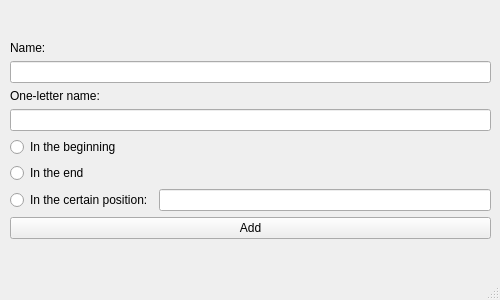
<?xml version="1.0" encoding="UTF-8"?>
<ui version="4.0">
 <class>add_acid_window</class>
 <widget class="QMainWindow" name="add_acid_window">
  <property name="geometry">
   <rect>
    <x>0</x>
    <y>0</y>
    <width>500</width>
    <height>300</height>
   </rect>
  </property>
  <property name="minimumSize">
   <size>
    <width>500</width>
    <height>0</height>
   </size>
  </property>
  <property name="maximumSize">
   <size>
    <width>500</width>
    <height>300</height>
   </size>
  </property>
  <property name="windowTitle">
   <string>MainWindow</string>
  </property>
  <widget class="QWidget" name="centralwidget">
   <widget class="QWidget" name="verticalLayoutWidget">
    <property name="geometry">
     <rect>
      <x>10</x>
      <y>14</y>
      <width>481</width>
      <height>225</height>
     </rect>
    </property>
    <layout class="QVBoxLayout" name="verticalLayout">
     <item>
      <spacer name="verticalSpacer">
       <property name="orientation">
        <enum>Qt::Vertical</enum>
       </property>
       <property name="sizeHint" stdset="0">
        <size>
         <width>20</width>
         <height>40</height>
        </size>
       </property>
      </spacer>
     </item>
     <item>
      <widget class="QLabel" name="label">
       <property name="text">
        <string>Name:</string>
       </property>
      </widget>
     </item>
     <item>
      <widget class="QLineEdit" name="lineEdit"/>
     </item>
     <item>
      <widget class="QLabel" name="label_2">
       <property name="text">
        <string>One-letter name:</string>
       </property>
      </widget>
     </item>
     <item>
      <widget class="QLineEdit" name="lineEdit_3"/>
     </item>
     <item>
      <widget class="QRadioButton" name="radioButton">
       <property name="text">
        <string>In the beginning</string>
       </property>
      </widget>
     </item>
     <item>
      <widget class="QRadioButton" name="radioButton_2">
       <property name="text">
        <string>In the end</string>
       </property>
      </widget>
     </item>
     <item>
      <layout class="QHBoxLayout" name="horizontalLayout">
       <item>
        <widget class="QRadioButton" name="radioButton_3">
         <property name="text">
          <string>In the certain position:</string>
         </property>
        </widget>
       </item>
       <item>
        <widget class="QLineEdit" name="lineEdit_2"/>
       </item>
      </layout>
     </item>
     <item>
      <widget class="QPushButton" name="pushButton">
       <property name="text">
        <string>Add</string>
       </property>
      </widget>
     </item>
    </layout>
   </widget>
  </widget>
  <widget class="QMenuBar" name="menubar">
   <property name="geometry">
    <rect>
     <x>0</x>
     <y>0</y>
     <width>500</width>
     <height>25</height>
    </rect>
   </property>
  </widget>
  <widget class="QStatusBar" name="statusbar"/>
 </widget>
 <resources/>
 <connections/>
</ui>
